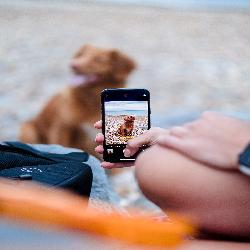
#> input picture raspberrypi/FYP_main/convol/image_250.jpg, 250 x 250 px
$ python convol.py
#> lines starting #> are read from the running program, lines starting #| are printed output that depends on the picture
import time
import numpy as np

from PIL import Image, ImageFilter

im1 = Image.open("image_250.jpg")
#> im1 is the input picture: PIL image 250x250 RGB; mean R, G, B 172.5, 151.5, 148.8
timestart=time.time()
im2 = im1.filter(ImageFilter.Kernel((3, 3),
          (0, 0, 0, 0, 1, 0, 0, 0, -1), 1, 0))
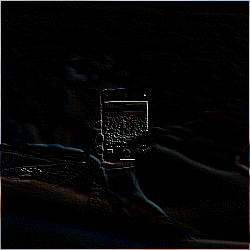
#> im2: PIL image 250x250 RGB; mean R, G, B 6.5, 6.3, 6.7
print(time.time()-timestart)
